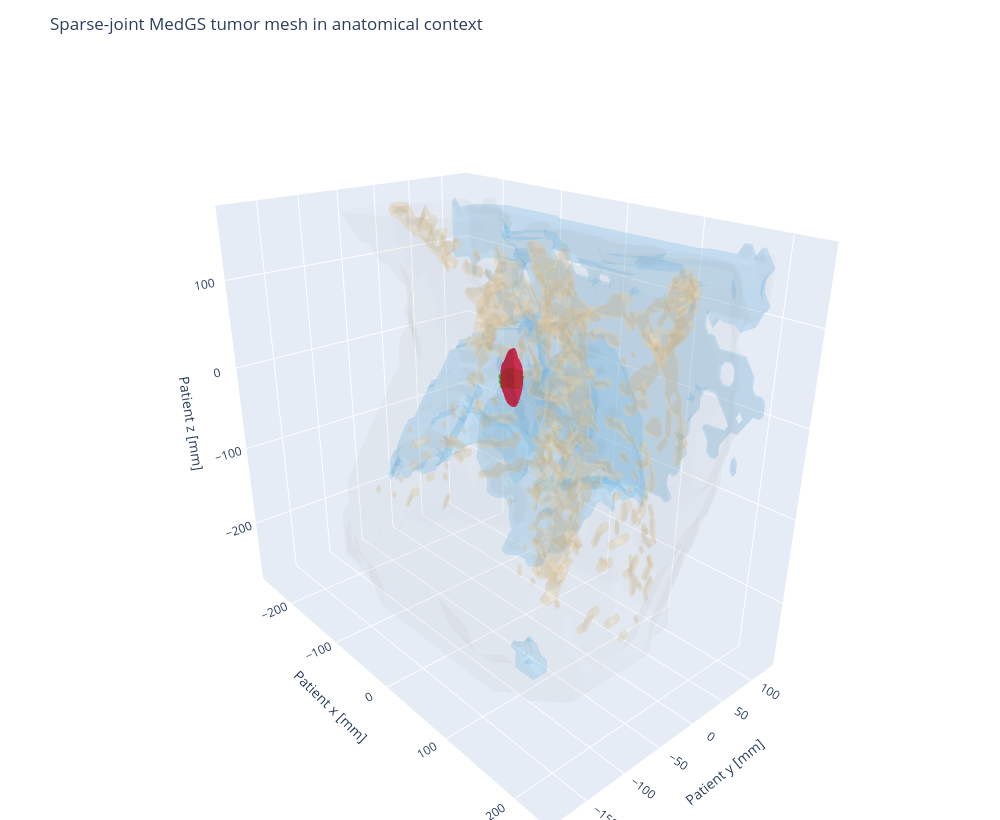

This figure's notebook cell:
### Markdown cell above
# 9. Visual inspection

### Code cell
print(
    "V12 masks on the unchanged V11-B CT reconstruction:"
)

show_sparse_joint_slice_browser(
    ground_truth_ct,
    v11_b_predicted_ct,
    reference_mask_eval,
    predicted_mask,
    observed_slices,
    slice_start=RANGE_START,
)

if predicted_mesh is not None:
    print("Reference and V12 reconstructed tumor meshes.")
    show_sparse_joint_anatomy_3d(
        PHASE_DIR,
        predicted_mesh,
    )

### Figure 1 — Plotly figure (JSON) as saved in the notebook; plotly's stock layout.template omitted (floating-point values rounded to 4 significant figures; data arrays with more than 128 entries replaced by an {"elided": "..."} marker saying what was removed)
{"data": [{"color": "lightgray", "flatshading": false, "i": {"elided": "4924 int values"}, "j": {"elided": "4924 int values"}, "k": {"elided": "4924 int values"}, "name": "Body", "opacity": 0.07, "x": {"elided": "2503 float values"}, "y": {"elided": "2503 float values"}, "z": {"elided": "2503 float values"}, "type": "mesh3d"}, {"color": "lightskyblue", "flatshading": false, "i": {"elided": "13914 int values"}, "j": {"elided": "13914 int values"}, "k": {"elided": "13914 int values"}, "name": "Lungs", "opacity": 0.17, "x": {"elided": "6883 float values"}, "y": {"elided": "6883 float values"}, "z": {"elided": "6883 float values"}, "type": "mesh3d"}, {"color": "wheat", "flatshading": false, "i": {"elided": "9244 int values"}, "j": {"elided": "9244 int values"}, "k": {"elided": "9244 int values"}, "name": "Bones", "opacity": 0.22, "x": {"elided": "4638 float values"}, "y": {"elided": "4638 float values"}, "z": {"elided": "4638 float values"}, "type": "mesh3d"}, {"color": "limegreen", "flatshading": false, "i": {"elided": "4398 int values"}, "j": {"elided": "4398 int values"}, "k": {"elided": "4398 int values"}, "name": "RTSTRUCT tumor", "opacity": 0.78, "x": {"elided": "2199 float values"}, "y": {"elided": "2199 float values"}, "z": {"elided": "2199 float values"}, "type": "mesh3d"}, {"color": "crimson", "flatshading": false, "i": {"elided": "6244 int values"}, "j": {"elided": "6244 int values"}, "k": {"elided": "6244 int values"}, "name": "MedGS tumor", "opacity": 0.62, "x": {"elided": "3124 float values"}, "y": {"elided": "3124 float values"}, "z": {"elided": "3124 float values"}, "type": "mesh3d"}], "layout": {"scene": {"camera": {"eye": {"x": 1.55, "y": -1.35, "z": 0.95}, "up": {"x": 0.0, "y": 0.0, "z": 1.0}, "center": {"x": 0.0, "y": 0.0, "z": 0.0}}, "xaxis": {"title": {"text": "Patient x [mm]"}}, "yaxis": {"title": {"text": "Patient y [mm]"}}, "zaxis": {"title": {"text": "Patient z [mm]"}}, "aspectmode": "data"}, "legend": {"x": 0.01, "y": 0.99}, "margin": {"l": 0, "r": 0, "t": 60, "b": 0}, "title": {"text": "Sparse-joint MedGS tumor mesh in anatomical context"}, "width": 1000, "height": 820}}
